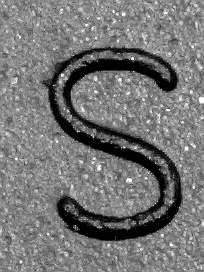
#> input picture character_recognition/debug_region_1.png, 204 x 272 px
$ python -i predict_easyocr.py   (imports and definitions only)
#> lines starting #> are read from the running program, lines starting #| are printed output that depends on the picture
#> further down, picture is the input picture: PIL image 204x272 RGB; min 0, max 255, mean 117.2
import json
import os
from PIL import Image, ImageEnhance, ImageFilter
import numpy as np
import easyocr

def preprocess_region(image):
    # Convert to grayscale then back to RGB
    gray = image.convert("L")
    # Increase contrast more aggressively
    enhanced = ImageEnhance.Contrast(gray).enhance(2.0)
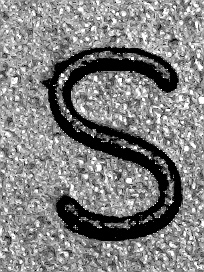
#> enhanced: PIL image 204x272 L; min 0, max 255, mean 127.9
    # Optionally apply a slight smoothing if needed
    sharpened = enhanced.filter(ImageFilter.SHARPEN)
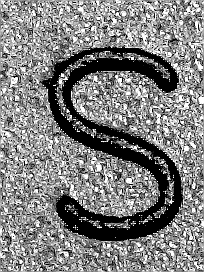
#> sharpened: PIL image 204x272 L; min 0, max 255, mean 127
    # Convert back to RGB so that easyOCR receives expected format
    result = sharpened.convert("RGB")
    return result

# [260 lines left out: function predict_regions, not called in this run]


# [17 lines not run here, left out]

>>> from PIL import Image
>>> picture = Image.open('debug_region_1.png')
>>> result = preprocess_region(picture)

$ run again, on character_recognition/debug_region_6.png
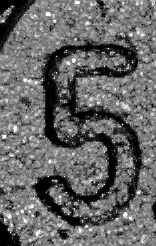
#> input picture character_recognition/debug_region_6.png, 156 x 246 px
#> picture is the input picture: PIL image 156x246 RGB; min 0, max 255, mean 102.5
#> in preprocess_region, `enhanced = ImageEnhance.Contrast(gray).enhance(2.0)`:
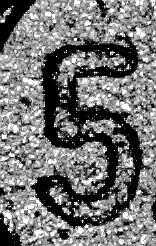
#> enhanced: PIL image 156x246 L; min 0, max 255, mean 114.8
#> in preprocess_region, `sharpened = enhanced.filter(ImageFilter.SHARPEN)`:
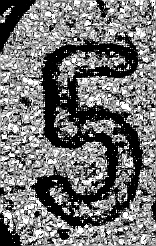
#> sharpened: PIL image 156x246 L; min 0, max 255, mean 114.4
